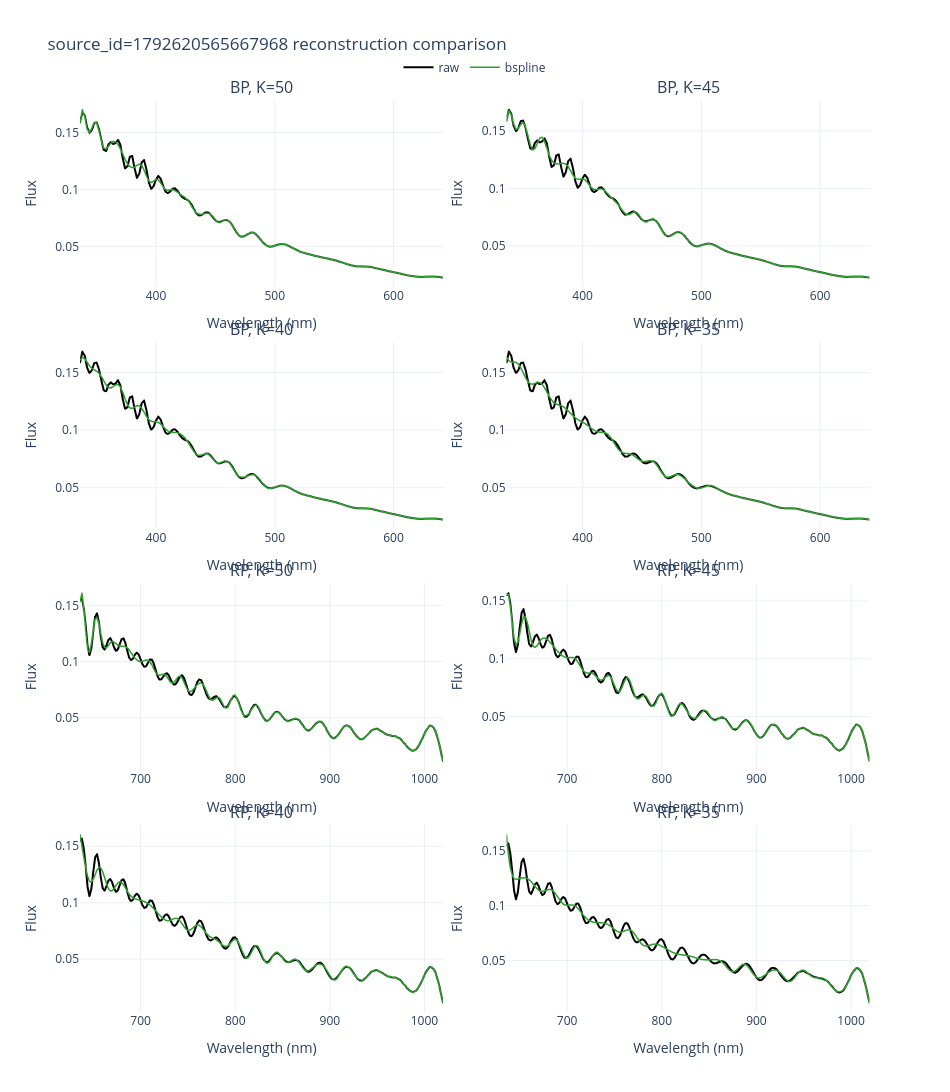

Notebook source saved alongside this figure:
### Markdown cell above
## Star-level check after basis choice

### Code cell
chosen_basis = str(basis_only_best_per_basis.iloc[0]["basis"])
chosen_source_id = selected_source_id
chosen_k_list = basis_only_combined[basis_only_combined["basis"] == chosen_basis]["n_coeffs"].head(4).tolist()
if not chosen_k_list:
    chosen_k_list = [5, 10, 20, 40]

fig = step02.plot_selected_star_reconstructions_interactive(
    bp,
    rp,
    source_id=chosen_source_id,
    bases=[chosen_basis],
    k_list=chosen_k_list,
    smoothing="none",
)
fig.show()

### Figure 1 — Plotly figure (JSON) as saved in the notebook; plotly's stock layout.template omitted (floating-point values rounded to 4 significant figures; data arrays with more than 128 entries replaced by an {"elided": "..."} marker saying what was removed)
{"data": [{"legendgroup": "raw", "line": {"color": "black", "width": 2}, "mode": "lines", "name": "raw", "showlegend": true, "type": "scattergl", "x": {"elided": "154 float values"}, "xaxis": "x", "y": {"elided": "154 float values"}, "yaxis": "y"}, {"legendgroup": "bspline", "line": {"color": "#2ca02c", "width": 1.5}, "mode": "lines", "name": "bspline", "showlegend": true, "type": "scattergl", "x": {"elided": "154 float values"}, "xaxis": "x", "y": {"elided": "154 float values"}, "yaxis": "y"}, {"legendgroup": "raw", "line": {"color": "black", "width": 2}, "mode": "lines", "name": "raw", "showlegend": false, "type": "scattergl", "x": {"elided": "154 float values"}, "xaxis": "x2", "y": {"elided": "154 float values"}, "yaxis": "y2"}, {"legendgroup": "bspline", "line": {"color": "#2ca02c", "width": 1.5}, "mode": "lines", "name": "bspline", "showlegend": false, "type": "scattergl", "x": {"elided": "154 float values"}, "xaxis": "x2", "y": {"elided": "154 float values"}, "yaxis": "y2"}, {"legendgroup": "raw", "line": {"color": "black", "width": 2}, "mode": "lines", "name": "raw", "showlegend": false, "type": "scattergl", "x": {"elided": "154 float values"}, "xaxis": "x3", "y": {"elided": "154 float values"}, "yaxis": "y3"}, {"legendgroup": "bspline", "line": {"color": "#2ca02c", "width": 1.5}, "mode": "lines", "name": "bspline", "showlegend": false, "type": "scattergl", "x": {"elided": "154 float values"}, "xaxis": "x3", "y": {"elided": "154 float values"}, "yaxis": "y3"}, {"legendgroup": "raw", "line": {"color": "black", "width": 2}, "mode": "lines", "name": "raw", "showlegend": false, "type": "scattergl", "x": {"elided": "154 float values"}, "xaxis": "x4", "y": {"elided": "154 float values"}, "yaxis": "y4"}, {"legendgroup": "bspline", "line": {"color": "#2ca02c", "width": 1.5}, "mode": "lines", "name": "bspline", "showlegend": false, "type": "scattergl", "x": {"elided": "154 float values"}, "xaxis": "x4", "y": {"elided": "154 float values"}, "yaxis": "y4"}, {"legendgroup": "raw", "line": {"color": "black", "width": 2}, "mode": "lines", "name": "raw", "showlegend": false, "type": "scattergl", "x": {"elided": "193 float values"}, "xaxis": "x5", "y": {"elided": "193 float values"}, "yaxis": "y5"}, {"legendgroup": "bspline", "line": {"color": "#2ca02c", "width": 1.5}, "mode": "lines", "name": "bspline", "showlegend": false, "type": "scattergl", "x": {"elided": "193 float values"}, "xaxis": "x5", "y": {"elided": "193 float values"}, "yaxis": "y5"}, {"legendgroup": "raw", "line": {"color": "black", "width": 2}, "mode": "lines", "name": "raw", "showlegend": false, "type": "scattergl", "x": {"elided": "193 float values"}, "xaxis": "x6", "y": {"elided": "193 float values"}, "yaxis": "y6"}, {"legendgroup": "bspline", "line": {"color": "#2ca02c", "width": 1.5}, "mode": "lines", "name": "bspline", "showlegend": false, "type": "scattergl", "x": {"elided": "193 float values"}, "xaxis": "x6", "y": {"elided": "193 float values"}, "yaxis": "y6"}, {"legendgroup": "raw", "line": {"color": "black", "width": 2}, "mode": "lines", "name": "raw", "showlegend": false, "type": "scattergl", "x": {"elided": "193 float values"}, "xaxis": "x7", "y": {"elided": "193 float values"}, "yaxis": "y7"}, {"legendgroup": "bspline", "line": {"color": "#2ca02c", "width": 1.5}, "mode": "lines", "name": "bspline", "showlegend": false, "type": "scattergl", "x": {"elided": "193 float values"}, "xaxis": "x7", "y": {"elided": "193 float values"}, "yaxis": "y7"}, {"legendgroup": "raw", "line": {"color": "black", "width": 2}, "mode": "lines", "name": "raw", "showlegend": false, "type": "scattergl", "x": {"elided": "193 float values"}, "xaxis": "x8", "y": {"elided": "193 float values"}, "yaxis": "y8"}, {"legendgroup": "bspline", "line": {"color": "#2ca02c", "width": 1.5}, "mode": "lines", "name": "bspline", "showlegend": false, "type": "scattergl", "x": {"elided": "193 float values"}, "xaxis": "x8", "y": {"elided": "193 float values"}, "yaxis": "y8"}], "layout": {"annotations": [{"font": {"size": 16}, "showarrow": false, "text": "BP, K=50", "x": 0.23, "xanchor": "center", "xref": "paper", "y": 1, "yanchor": "bottom", "yref": "paper"}, {"font": {"size": 16}, "showarrow": false, "text": "BP, K=45", "x": 0.77, "xanchor": "center", "xref": "paper", "y": 1, "yanchor": "bottom", "yref": "paper"}, {"font": {"size": 16}, "showarrow": false, "text": "BP, K=40", "x": 0.23, "xanchor": "center", "xref": "paper", "y": 0.735, "yanchor": "bottom", "yref": "paper"}, {"font": {"size": 16}, "showarrow": false, "text": "BP, K=35", "x": 0.77, "xanchor": "center", "xref": "paper", "y": 0.735, "yanchor": "bottom", "yref": "paper"}, {"font": {"size": 16}, "showarrow": false, "text": "RP, K=50", "x": 0.23, "xanchor": "center", "xref": "paper", "y": 0.47, "yanchor": "bottom", "yref": "paper"}, {"font": {"size": 16}, "showarrow": false, "text": "RP, K=45", "x": 0.77, "xanchor": "center", "xref": "paper", "y": 0.47, "yanchor": "bottom", "yref": "paper"}, {"font": {"size": 16}, "showarrow": false, "text": "RP, K=40", "x": 0.23, "xanchor": "center", "xref": "paper", "y": 0.205, "yanchor": "bottom", "yref": "paper"}, {"font": {"size": 16}, "showarrow": false, "text": "RP, K=35", "x": 0.77, "xanchor": "center", "xref": "paper", "y": 0.205, "yanchor": "bottom", "yref": "paper"}], "height": 1200, "legend": {"orientation": "h", "x": 0.5, "xanchor": "center", "y": 1.02, "yanchor": "bottom"}, "title": {"text": "source_id=1792620565667968 reconstruction comparison"}, "width": 950, "xaxis": {"anchor": "y", "domain": [0, 0.46], "title": {"text": "Wavelength (nm)"}}, "xaxis2": {"anchor": "y2", "domain": [0.54, 1], "title": {"text": "Wavelength (nm)"}}, "xaxis3": {"anchor": "y3", "domain": [0, 0.46], "title": {"text": "Wavelength (nm)"}}, "xaxis4": {"anchor": "y4", "domain": [0.54, 1], "title": {"text": "Wavelength (nm)"}}, "xaxis5": {"anchor": "y5", "domain": [0, 0.46], "title": {"text": "Wavelength (nm)"}}, "xaxis6": {"anchor": "y6", "domain": [0.54, 1], "title": {"text": "Wavelength (nm)"}}, "xaxis7": {"anchor": "y7", "domain": [0, 0.46], "title": {"text": "Wavelength (nm)"}}, "xaxis8": {"anchor": "y8", "domain": [0.54, 1], "title": {"text": "Wavelength (nm)"}}, "yaxis": {"anchor": "x", "domain": [0.795, 1], "title": {"text": "Flux"}}, "yaxis2": {"anchor": "x2", "domain": [0.795, 1], "title": {"text": "Flux"}}, "yaxis3": {"anchor": "x3", "domain": [0.53, 0.735], "title": {"text": "Flux"}}, "yaxis4": {"anchor": "x4", "domain": [0.53, 0.735], "title": {"text": "Flux"}}, "yaxis5": {"anchor": "x5", "domain": [0.265, 0.47], "title": {"text": "Flux"}}, "yaxis6": {"anchor": "x6", "domain": [0.265, 0.47], "title": {"text": "Flux"}}, "yaxis7": {"anchor": "x7", "domain": [0, 0.205], "title": {"text": "Flux"}}, "yaxis8": {"anchor": "x8", "domain": [0, 0.205], "title": {"text": "Flux"}}}}
